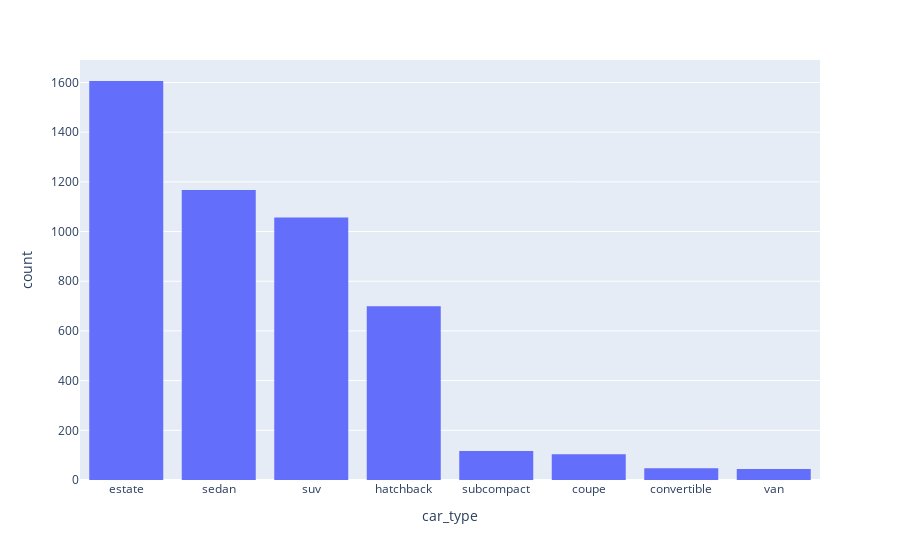

Notebook cell for this chart:
### Code cell
px.histogram(df, x='car_type').update_xaxes(categoryorder='total descending')

### Figure 1 — Plotly figure (JSON) as saved in the notebook; plotly's stock layout.template omitted (floating-point values rounded to 4 significant figures; data arrays with more than 128 entries replaced by an {"elided": "..."} marker saying what was removed)
{"data": [{"alignmentgroup": "True", "bingroup": "x", "hovertemplate": "car_type=%{x}<br>count=%{y}<extra></extra>", "legendgroup": "", "marker": {"color": "#636efa", "pattern": {"shape": ""}}, "name": "", "offsetgroup": "", "orientation": "v", "showlegend": false, "type": "histogram", "x": {"elided": "4841 str values"}, "xaxis": "x", "yaxis": "y"}], "layout": {"barmode": "relative", "legend": {"tracegroupgap": 0}, "margin": {"t": 60}, "xaxis": {"anchor": "y", "categoryorder": "total descending", "domain": [0, 1], "title": {"text": "car_type"}}, "yaxis": {"anchor": "x", "domain": [0, 1], "title": {"text": "count"}}}}
